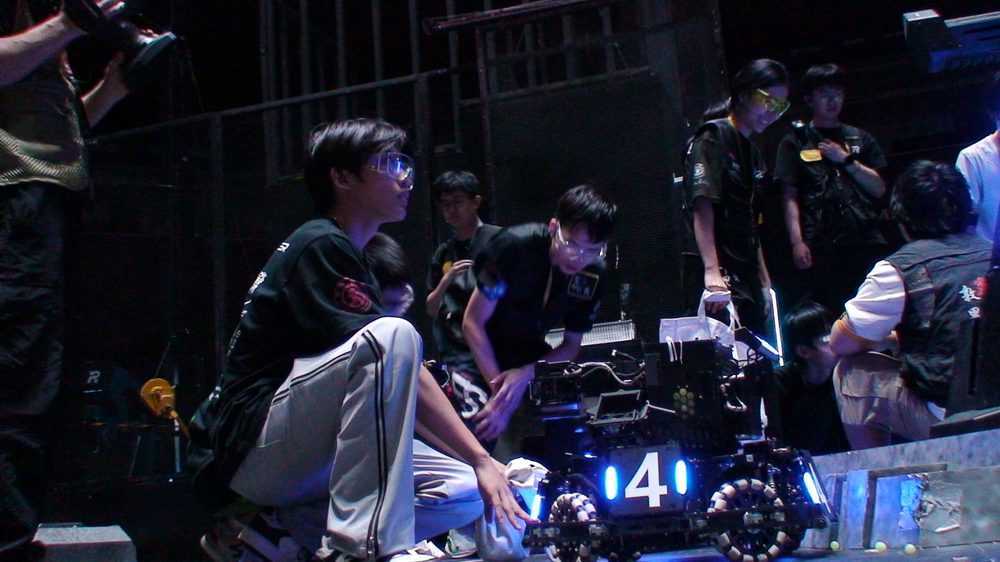
//> input picture opencv-algorithm-used/resources/12.png, 1000 x 562 px, shrunk from 2016 x 1134 before the run
$ ./main3   (built with g++ and OpenCV 4)
//> lines starting //> are read from the running program, lines starting //| are printed output that depends on the picture; after the words box and inside, x2 and y2 are one past the last pixel; in counts of white or black regions, pixels touching at a corner belong together
#include <opencv2/opencv.hpp>
#include <iostream>
#include <algorithm>
#include <vector>

using namespace cv;
using namespace std;

int main() {
    // 1. 读取图像
    Mat img = imread("../resources/12.png");
//> img is the input picture: 562 rows x 1000 cols, CV_8UC3; mean B, G, R 51.6, 35, 32.9
    if (img.empty()) {
        cout << "无法读取图像！" << endl;
        return -1;
    }

    Mat result = img.clone();

    // 2. 预处理：灰度化 + 高斯模糊
    Mat gray;
    cvtColor(img, gray, COLOR_BGR2GRAY);
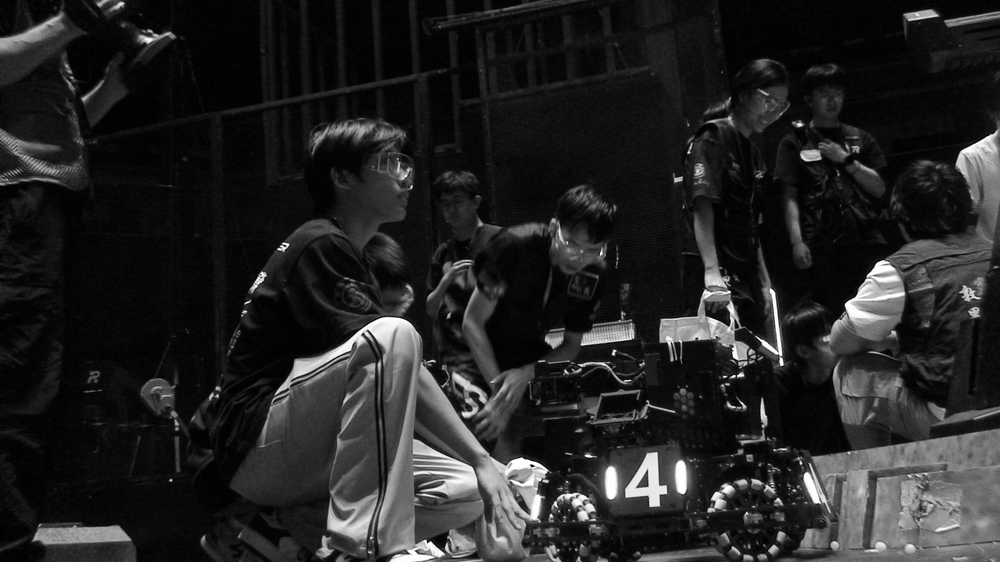
//> gray: 562 rows x 1000 cols, CV_8UC1; min 0, max 255, mean 36.3
    GaussianBlur(gray, gray, Size(5, 5), 0);

    // 3. 提取高亮区域（固定阈值）
    Mat brightMask;
    threshold(gray, brightMask, 220, 255, THRESH_BINARY); // 灰度值 > 220 的为白色
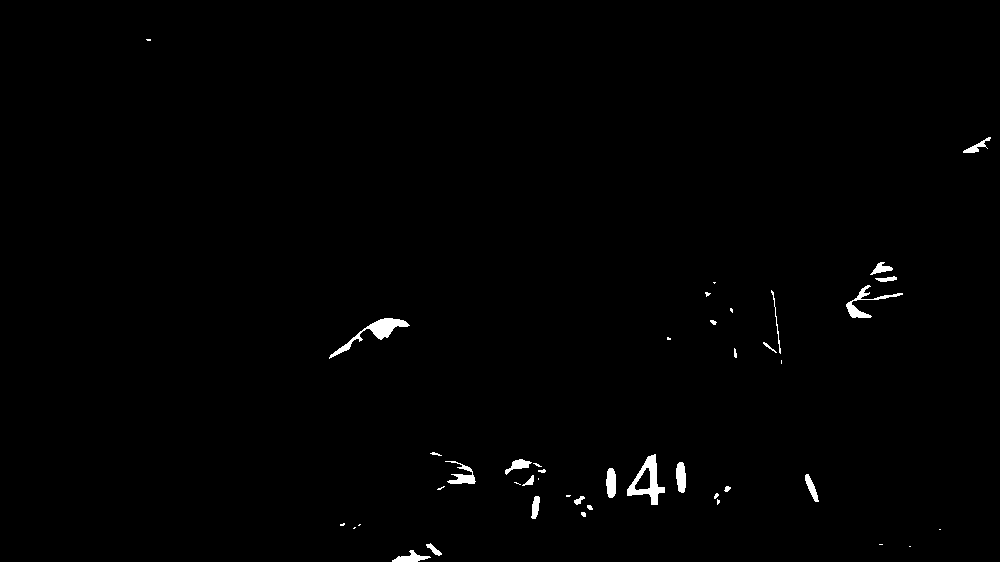
//> brightMask: 562 rows x 1000 cols, CV_8UC1; 0.76% white; 44 white regions (19 under 20 px), largest, box (x1, y1, x2, y2) and area: (627, 454, 665, 505) 709, (329, 318, 410, 359) 675, (846, 285, 903, 318) 389

    // 4. 提取蓝色区域（HSV）
    Mat hsv;
    cvtColor(img, hsv, COLOR_BGR2HSV);
//> hsv: 562 rows x 1000 cols, CV_8UC3; mean H, S, V 114.9, 145.2, 52.7
    Scalar lowerBlue(90, 150, 150);
    Scalar upperBlue(140, 255, 255);
    Mat blueMask;
    inRange(hsv, lowerBlue, upperBlue, blueMask);
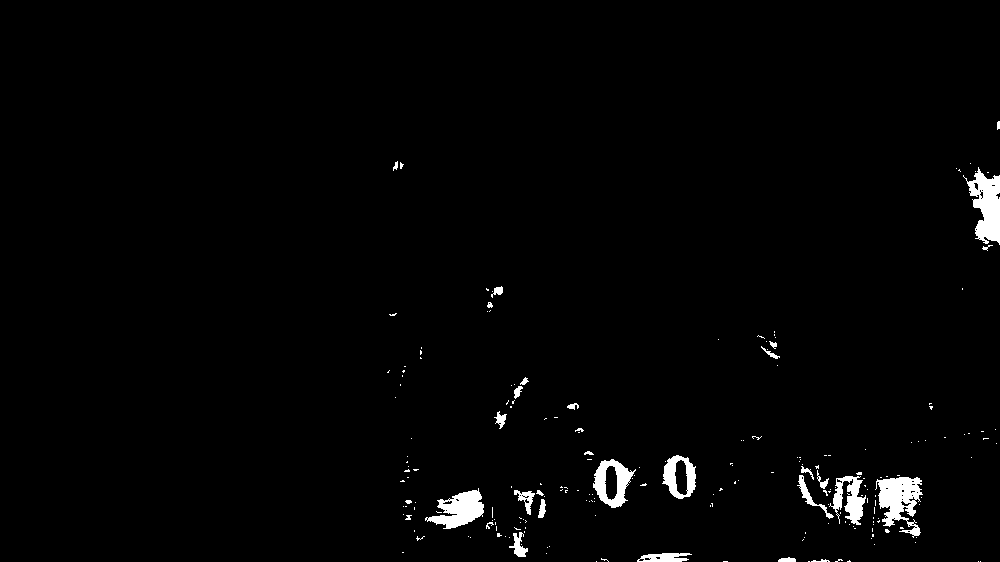
//> blueMask: 562 rows x 1000 cols, CV_8UC1; 1.7% white; 213 white regions (181 under 20 px), largest, box (x1, y1, x2, y2) and area: (875, 477, 923, 538) 1587, (963, 167, 1000, 245) 1577, (425, 488, 484, 529) 1274

    // 5. 组合掩码：高亮 OR 蓝色
    Mat combinedMask = brightMask | blueMask;
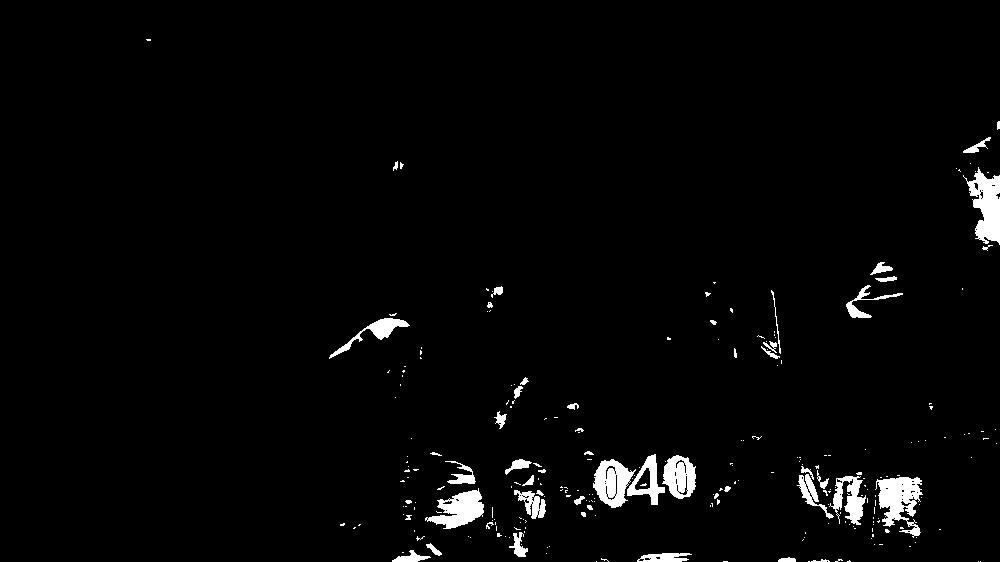
//> combinedMask: 562 rows x 1000 cols, CV_8UC1; 2.5% white; 251 white regions (200 under 20 px), largest, box (x1, y1, x2, y2) and area: (875, 477, 923, 538) 1587, (963, 167, 1000, 245) 1577, (425, 488, 484, 529) 1274

    // 6. 形态学操作：开运算去噪 + 闭运算连接
    Mat kernel = getStructuringElement(MORPH_RECT, Size(7, 7));
    morphologyEx(combinedMask, combinedMask, MORPH_OPEN, kernel);   // 去噪
    morphologyEx(combinedMask, combinedMask, MORPH_CLOSE, kernel);  // 连接断开的区域
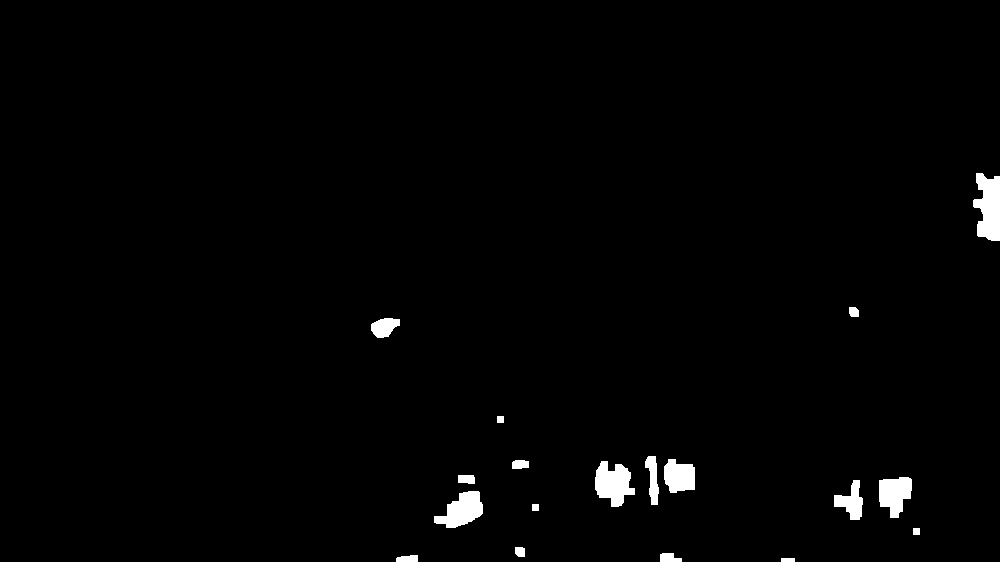
//> combinedMask: 562 rows x 1000 cols, CV_8UC1; 1.4% white; 18 white regions

    // 7. 查找轮廓
    vector<vector<Point>> contours;
    findContours(combinedMask, contours, RETR_EXTERNAL, CHAIN_APPROX_SIMPLE);
//> contours = 18 contours; largest, box (x1, y1, x2, y2) and area: (973, 173, 1000, 241) 1263, (595, 461, 635, 507) 1122, (434, 491, 483, 528) 1012, (879, 477, 912, 518) 909, (664, 459, 695, 493) 780

    // 8. 筛选轮廓：多特征联合筛选
    vector<RotatedRect> valid_rects;
    for (const auto& contour : contours) {
        double area = contourArea(contour);
        if (area < 50 ) continue; // 面积范围

        RotatedRect min_rect = minAreaRect(contour);

        // 长宽比筛选（1.5 ~ 5）
        double w = min_rect.size.width;
        double h = min_rect.size.height;
        double aspect_ratio = max(w, h) / min(w, h);
        if (aspect_ratio < 1.5 || aspect_ratio > 5) continue;

        // 方向筛选（45 ~ 135 度）
        if (abs(min_rect.angle) < 45 || abs(min_rect.angle) > 135) continue;

        // 紧密度筛选（面积 / 外接矩形面积 > 0.5）
        double rect_area = w * h;
        double compactness = area / rect_area;
        if (compactness < 0.3) continue;

        valid_rects.push_back(min_rect);
    }
//> this loop made 18 passes
//> (area, min_rect, w, h, aspect_ratio, rect_area, compactness) on passes 2, 3, 10, 12, 18: (107.5, centre (406.5, 558), size (6, 21), angle -90, 6, 21, 3.5, 126, 0.853), (127, centre (670.5, 557), size (8, 21), angle -90, 8, 21, 2.62, 168, 0.756), (117, centre (466, 479), size (8, 16), angle -90, 8, 16, 2, 128, 0.914), (115, centre (520, 464), size (8, 16), angle -90, 8, 16, 2, 128, 0.898), (1263, centre (986, 206.5), size (67, 26), angle -90, 67, 26, 2.58, 1742, 0.725)
//> (area, min_rect, w, h, aspect_ratio) on passes 4, 7, 8, 9, 11, 13: (75, centre (519.5, 551.5), size (9, 9), angle -90, 9, 9, 1), (1011.5, centre (457.5, 509.9), size (52.2, 31), angle -18.4, 52.18, 30.99, 1.68), (555, centre (848, 499.5), size (39, 28), angle -90, 39, 28, 1.39), (909, centre (895, 497), size (40, 32), angle -90, 40, 32, 1.25), (1122.5, centre (614.5, 483.5), size (45, 39), angle -90, 45, 39, 1.15), (780.5, centre (679, 475.5), size (33, 30), angle -90, 33, 30, 1.1)

    // 9. 寻找“最匹配”的一对灯柱
    if (valid_rects.size() >= 2) {
        double best_distance = 10000;
        int best_i = -1, best_j = -1;

        for (size_t i = 0; i < valid_rects.size(); ++i) {
            for (size_t j = i + 1; j < valid_rects.size(); ++j) {
                Point2f center1 = valid_rects[i].center;
                Point2f center2 = valid_rects[j].center;

                double distance = norm(center1 - center2);
                double y_diff = abs(center1.y - center2.y);

                // Y轴对齐筛选
                if (y_diff > 100) continue;

                // 选择距离最近的一对
                if (distance < best_distance) {
                    best_distance = distance;
                    best_i = i;
                    best_j = j;
                }
            }
        }
//> this loop made 5 passes
//> (best_distance, best_i, best_j) on passes 1 to 5: (98.9, 0, 2), (98.9, 0, 2), (56.04, 2, 3), (56.04, 2, 3), (56.04, 2, 3)
//> after the loop, best_distance = 56.04; best_i = 2; best_j = 3

        if (best_i != -1 && best_j != -1) {
            // 10. 计算装甲板区域（包围两个灯柱的矩形）
            Point2f pts1[4], pts2[4];
            valid_rects[best_i].points(pts1); // 获取灯柱1的4个顶点
//> pts1 = 4 Points (x, y): [474, 483], [458, 483], [458, 475], [474, 475]
            valid_rects[best_j].points(pts2); // 获取灯柱2的4个顶点
//> pts2 = 4 Points (x, y): [528, 468], [512, 468], [512, 460], [528, 460]

            // 将两个灯柱的8个顶点合并
            vector<Point2f> all_points;
            for (int k = 0; k < 4; ++k) {
                all_points.push_back(pts1[k]);
                all_points.push_back(pts2[k]);
            }

            // 计算包围所有点的最小外接矩形（即装甲板区域）
            Rect armorBox = boundingRect(all_points);
//> armorBox = Rect(458, 460, 71, 24)

            // 11. 绘制结果
            rectangle(result, armorBox, Scalar(0, 255, 0), 2); // 装甲板框
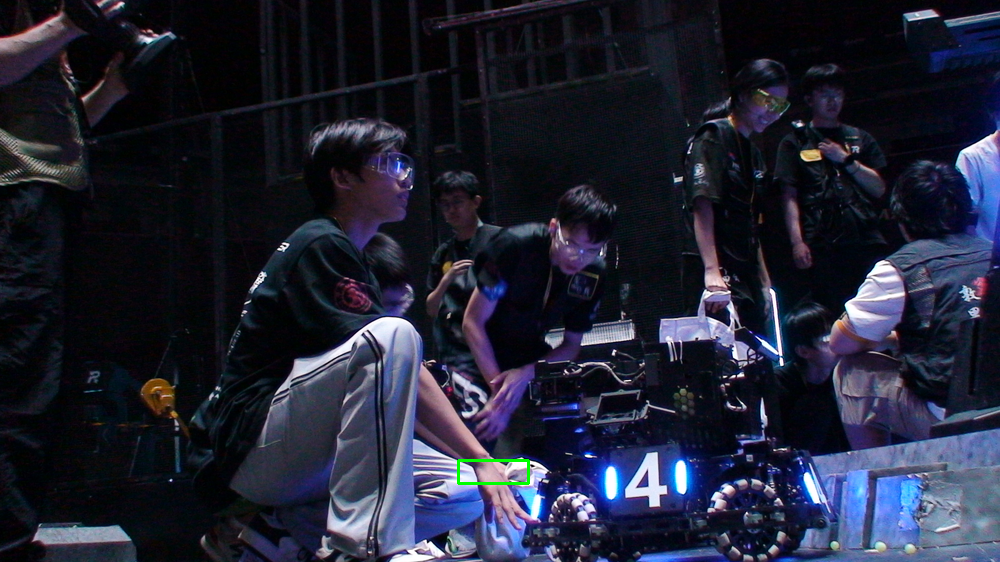
//> result: 562 rows x 1000 cols, CV_8UC3; 0.1% of pixels changed, all inside (x1, y1, x2, y2) = (457, 459, 530, 485)
            drawContours(result, contours, best_i, Scalar(0, 0, 255), 2); // 灯柱1
//> result: 562 rows x 1000 cols, CV_8UC3; 145 pixels changed, all inside (x1, y1, x2, y2) = (659, 552, 683, 562)
            drawContours(result, contours, best_j, Scalar(0, 0, 255), 2); // 灯柱2
//> result: 562 rows x 1000 cols, CV_8UC3; mean B, G, R 51.3, 35.1, 32.8
        }
    }

    // 12. 显示结果
    //imshow("原图", img);
    imshow("bright", brightMask);
    imshow("blue", blueMask);
    imshow("combined", combinedMask);
    imshow("result", result);
    waitKey(0);

    // 13. 保存结果
    imwrite("build/result_armor_final.png", result);

    cout << "装甲板识别完成！" << endl;
    return 0;
}
